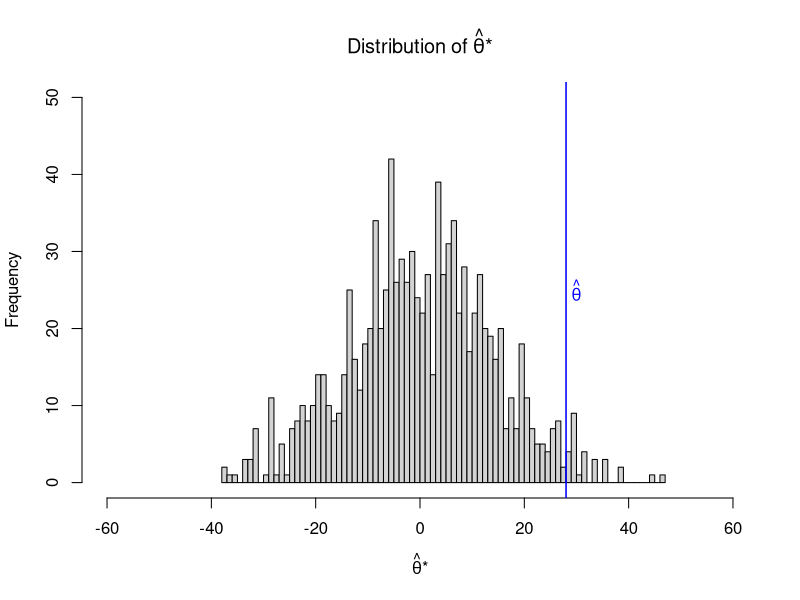

Recreate this plot in R.
## ---- chunk 1
knitr::opts_chunk$set(echo = TRUE)
library(knitr)
## ---- chunk 2
treatment = c(90, 91, 68, 90, 167, 26, 38, 89, 88, 99, 41, 123, 76, 88, 79, 96, 79, 122, 11, 23) 

control = c(52, 104, 146, 27, 46, 120, 5, 15, 11, 48, 30, 40, 8, 42, 74)
## ---- chunk 3
# This code was sourced in part from the original poster's updated code: 
# https://stats.stackexchange.com/questions/176691/running-a-permutation-test-with-different-sample-sizes-in-r/176714

# Calculate the base statistic ybar - zbar
theta_hat <- mean(treatment) - mean(control)

# Create vector of zeros to compare the sample permutation test statistics 
dif <- c()

# Create vector of the differences between the sample permutation's means and the null (0)
for (i in 1:1000) {
        samp <- sample(x = c(treatment, control),
                       replace = FALSE)

        samp_treat <- samp[1:20]
        samp_con <- samp[21:35]
        
        dif[i] <- mean(samp_treat) - mean(samp_con)
}
## ---- chunk 4
# Histogram of the differences
hist(dif, 
     xlim = c(-60, 60),
     ylim = c(0, 50),
     breaks = 100,
     main = expression(Distribution~of~hat(theta)*"*"),
     xlab = expression(hat(theta)*"*")
     )

abline(v = theta_hat,
       col = "blue",
       lwd = 1.5
       )

text(x = theta_hat + 2, 
     y = 25, 
     labels = expression(hat(theta)), 
     col = "blue"
     )

# Get p-value using the absolute differences
p_value <- sum(abs(dif) > abs(theta_hat))/length(dif)

## ---- chunk 5
kable(x = cbind(format(c(1000, 10000, 100000, 1000000), scientific = FALSE), c(0.962, 0.483, 0.418, 0.431)),
      col.names = c("Iterations", "Differences")
      )
## ---- chunk 6
# Define number of iterations
nit <- 100000

# Define the matrices into which the treatment bootstrap and control bootstrap samples will be stored, and the vector in which the differences between the means will be stored.

bootT <- matrix(data = NA, 
                nrow = nit, 
                ncol = length(treatment),
                dimnames = list(c(1:nit),
                                c(1:length(treatment))
                                )
                )

bootC <- matrix(data = NA, 
                nrow = nit, 
                ncol = length(control),
                dimnames = list(c(1:nit),
                                c(1:length(control))
                                )
                )

bootDiff <- c()

# Run bootstrap for the number of iterations as defined by nit
for (i in 1:nit) {
    # Collect bootstrap samples for the treatment 
        bootT[i,] <- sample(x = treatment,
                            size = length(treatment),
                            replace = TRUE
                            )
        
    # Collect bootstrap samples for the control
        bootC[i,] <- sample(x = control,
                            size = length(control),
                            replace = TRUE
                            )
        
    # Collect the difference between the means of the treatment and control bootstrap samples 
        bootDiff[i] <- mean(bootT[i,]) - mean(bootC[i,])
}

## ---- chunk 7
# Test that the standard deviation of the difference of the bootstrapped means is close to the squareroot of the difference in variances
bootTmeans_sd <- sd(rowMeans(bootT)-rowMeans(bootC))

treat_con_var <- sqrt(var(treatment)/length(treatment)+var(control)/length(control))

## ---- chunk 8
# Create function to find the standard error given a matrix of bootstrap samples and the number of repeats done in the bootstrap
find.st.err <- function(samp = NULL, repeats = NULL) {
    # Calculate the means of the bootstrap samples        
        means <- rowMeans(samp)
        
    # Calculate the mean of the bootstrap means
        theta <- sum(means)/repeats
        
    # Collect the sum of the squared bootstrap means minue theta
        temp <- c()
        for (i in 1:repeats) {temp[i] <- (means[i]-theta)^2}
        
    # Calculate the standard error
        sigma <- sqrt(sum(temp)/repeats)
}

## ---- chunk 9
# Find the standard error of the treatment bootstrap
sterr_treat <- sd(rowMeans(bootT))

# Find the standard deviation of the original treatment sample
sd_treat <- sqrt(var(treatment)/length(treatment))

## ---- chunk 10
# Find the standard error of the control bootstrap
sterr_con <- find.st.err(bootC, nit)

# Find the standard deviation of the original control sample
sd_con <- sqrt(var(control)/length(control))

## ---- chunk 11
# Calculate the standard error of the difference in means
sterr_diff <- sqrt(sterr_treat^2 + sterr_con^2)

## ---- chunk 12
# Calculate the confidence interval using the standard error of the bootstrap differences and the mean of the bootstrap differences
upper <- mean(bootDiff)+1.96*sterr_diff
lower <- mean(bootDiff)-1.96*sterr_diff

## ---- chunk 13
